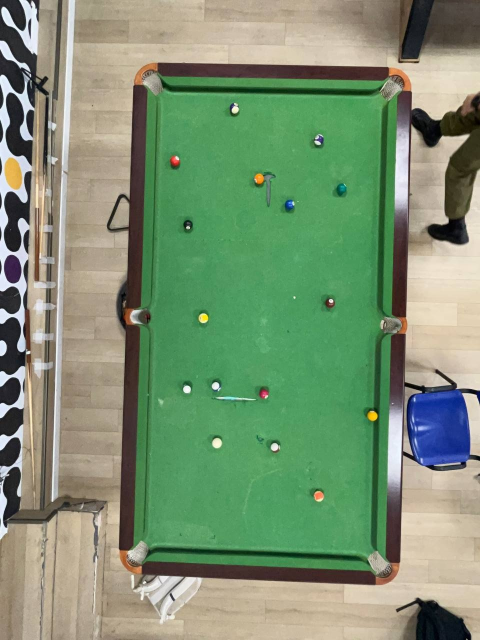
#> input picture pool_magdad/poc_table.jpg, 960 x 1280 px (shown at 1/2 size)
$ python -i image_processing_corner_with_numpy.py   (imports and definitions only)
#> lines starting #> are read from the running program, lines starting #| are printed output that depends on the picture; after the words box and inside, x2 and y2 are one past the last pixel; in counts of white or black regions, pixels touching at a corner belong together
import cv2
import numpy as np
from ultralytics import YOLO
import copy
import time
from scipy import signal
import math

TABLE_WIDTH = 255  # (cm)
TABLE_HEIGHT = 129  # (cm)
SCREEN_WIDTH = TABLE_WIDTH * 4
SCREEN_HEIGHT = TABLE_HEIGHT * 4


# ---------------------------------------------
# Corner Detection
# ---------------------------------------------

# ->
def remove_no_green_pixels(img):
    mask = (img[:, :, 1] > 150) & (img[:, :, 0] > 60) & (img[:, :, 2] > 80) & (img[:, :, 2] < 150)
    out = np.zeros(img.shape[0:3], dtype=int)
    out[mask] = 255

    return out


def preProcessing(imgGray):
    """ A function used to pre-process gray images to make it suitable to work with.

        Parameters: gray img (matrix): matrix image
        Returns: imgThres(matrix): Processed matrix image
    """
    img_uint8 = imgGray.astype(np.uint8)
    imgGray = cv2.cvtColor(img_uint8, cv2.COLOR_BGR2GRAY)
    # 2 - Denoise image
    imgBlur = cv2.fastNlMeansDenoising(imgGray, h=10)
    # imgBlur2 = cv2.GaussianBlur(imgGray,(5,5),1)  # another way of denoising

    # 3 - Removing unnecessary details such as writing
    kernel = cv2.getStructuringElement(cv2.MORPH_ELLIPSE, (3, 3))
    morph = cv2.morphologyEx(imgBlur, cv2.MORPH_CLOSE, kernel, iterations=5)

    # 4 - Edge detection using canny
    imgCanny = cv2.Canny(morph, 75, 200)
    # imgCanny2 = cv2.Canny(imgBlur,75,200) # without morph

    # 5- Extra preprocessing Dilation and Erosion( Mostly we don't needs them )
    kernel = np.ones((5, 5))
    imgDial = cv2.dilate(imgCanny, kernel, iterations=1)
    imgThres = cv2.erode(imgDial, kernel, iterations=1)
    return imgThres


def cornerDetector(img):
    """ A function used to highlight all the contours in the image and
        find the corners of the biggest one.

        Parameters: img (matrix): matrix image
        Returns: corners(Array): return the biggest contours corner pixel points
    """
    # biggest contours corner points saved in an array
    corners = np.array([])
    # initalize the max area
    maxArea = 0
    # calling method find contours to find all contours in the image
    contours, _ = cv2.findContours(img, cv2.RETR_EXTERNAL, cv2.CHAIN_APPROX_NONE)

    # loop through each contour in the image
    for cnt in contours:
        # svae its area size
        area = cv2.contourArea(cnt)
        # if area smaller than 6k ignore it
        if area > 6000:
            # if we want to see all contours uncomment this
            # cv2.drawContours(imgCopy, cnt, -1, (0, 0, 255), 2)
            # Calculate the contour curves length we need it for approximation points (the bigger the accurate)
            epsilon = 0.05 * cv2.arcLength(cnt, True)
            # An approximation of the edges points ( corner points)
            approx = cv2.approxPolyDP(cnt, epsilon, True)
            # if this contour has bigger area and it has 4 points edges ( meaning it is a square such as paper)
            if area > maxArea and len(approx) == 4:
                corners = approx
                maxArea = area
    return corners


# [47 lines left out: functions sortCorners, warper, not called in this run]


# ->
def binary_kernel(img):
    '''
    gets a gray scaled image
    finds areas with white
    returns gray scaled image (with binary values 0 or 255)
    '''

    PIXEL_AMOUNT_THRESHOLD = 5

    K_SIZE = 15

    kernel = np.ones((K_SIZE, K_SIZE, K_SIZE))

    sum_mat = signal.convolve(img, kernel, mode="same")
    # sum_mat = signal.convolve2d(img, kernel, mode="same")
    # sum_mat = (K_SIZE**2) * cv2.blur(img, K_SIZE)

    mask = sum_mat[:, :] >= PIXEL_AMOUNT_THRESHOLD * 255

    img[mask] = 255
    return img


def format_corners(corners):
    output = []
    for i in range(corners.shape[0]):
        output.append([int(corners[i, 0, 0]), int(corners[i, 0, 1])])

    output.sort(key=lambda x: x[0])
    return output


def corners_detection(img):
    # Output images size
    width = 960
    height = 1280
    # Reading input images
    new_img = remove_no_green_pixels(img)
    img = binary_kernel(new_img)
    # resizing image (for better quality)
    img1 = cv2.resize(img, (width, height))
    # Process image before detecting
    processedImg = preProcessing(img1)

    # Get corners points
    corners = cornerDetector(processedImg)
    return format_corners(corners)


# ---------------------------------------------
# Image Transformation
# ---------------------------------------------

# [267 lines left out: functions four_point_perspective_transformation, yolo_find_balls, separate_balls, find_center_box, shade_check, convert_to_binary_img_white and 8 more, not called in this run]


# [2 lines not run here, left out]

>>> import cv2
>>> picture = cv2.imread('pool_magdad/poc_table.jpg')
#> picture is the input picture: shape (1280, 960, 3); mean B, G, R 114.3, 145.4, 123.7
>>> result = corners_detection(picture)
#> in remove_no_green_pixels, `mask = (img[:, :, 1] > 150) & (img[:, :, 0] > 60) & (img[:, :, 2] > 80..`:
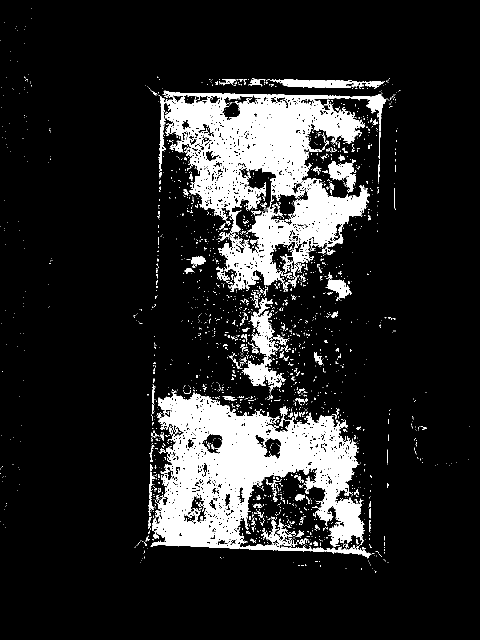
#> mask: shape (1280, 960) bool (shown at 1/2 size); 13.9% white; 2168 white regions (1986 under 20 px), largest, box (x1, y1, x2, y2) and area: (317, 181, 773, 584) 73187, (301, 778, 729, 1104) 70174, (500, 596, 560, 714) 2682
#> in binary_kernel, `sum_mat = signal.convolve(img, kernel, mode="same")`:
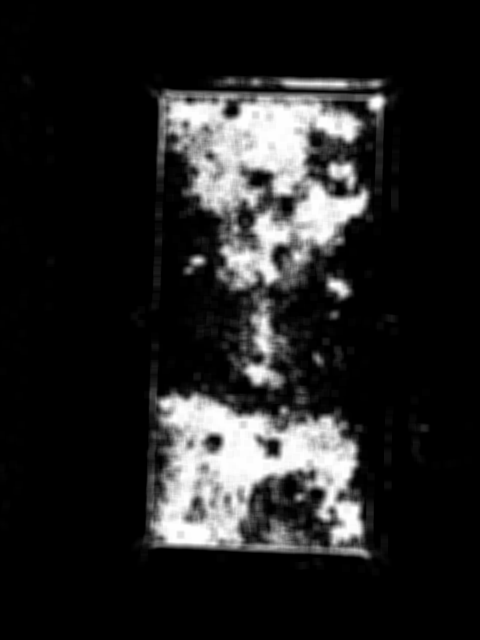
#> sum_mat: shape (1280, 960, 3) float64 (shown at 1/2 size); mean B, G, R 23911, 23911, 23911; drawn with min black and max white
#> in binary_kernel, `mask = sum_mat[:, :] >= PIXEL_AMOUNT_THRESHOLD * 255`:
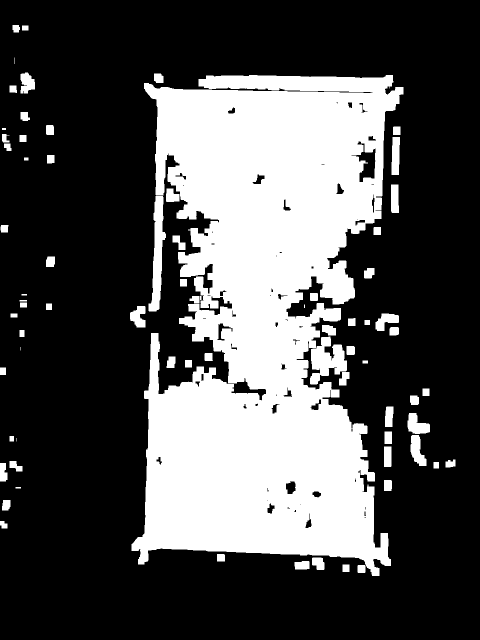
#> mask: shape (1280, 960, 3) bool (shown at 1/2 size); 31.3% white; 73 white regions (4 under 20 px), largest, box (x1, y1, x2, y2) and area: (263, 150, 807, 1152) 354525, (297, 392, 332, 623) 4041, (620, 673, 694, 769) 3994
#> in binary_kernel, `img[mask] = 255`: img: shape (1280, 960, 3) int64; 31.3% white; 149 white regions (80 under 20 px), largest, box (x1, y1, x2, y2) and area: (263, 150, 807, 1152) 354536, (297, 392, 332, 623) 4041, (620, 673, 694, 769) 3995
#> in preProcessing, `morph = cv2.morphologyEx(imgBlur, cv2.MORPH_CLOSE, kernel, iterations=5)`:
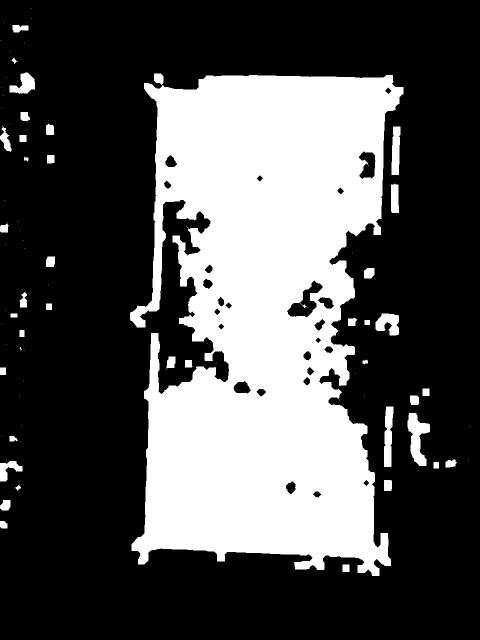
#> morph: shape (1280, 960) (shown at 1/2 size); 32.3% white; 80 white regions (41 under 20 px), largest, box (x1, y1, x2, y2) and area: (260, 147, 807, 1152) 379795, (815, 826, 860, 932) 2544, (768, 813, 787, 934) 1758
#> in preProcessing, `imgCanny = cv2.Canny(morph, 75, 200)`:
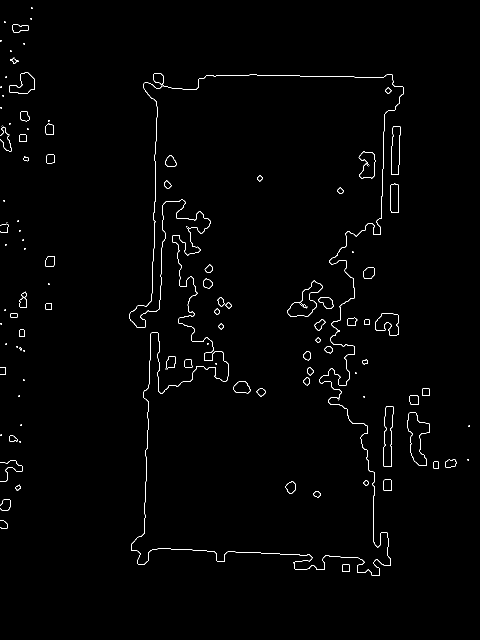
#> imgCanny: shape (1280, 960) (shown at 1/2 size); 0.96% white in thin lines or dots, all inside (x1, y1, x2, y2) = (0, 15, 940, 1152)
#> in preProcessing, `imgDial = cv2.dilate(imgCanny, kernel, iterations=1)`:
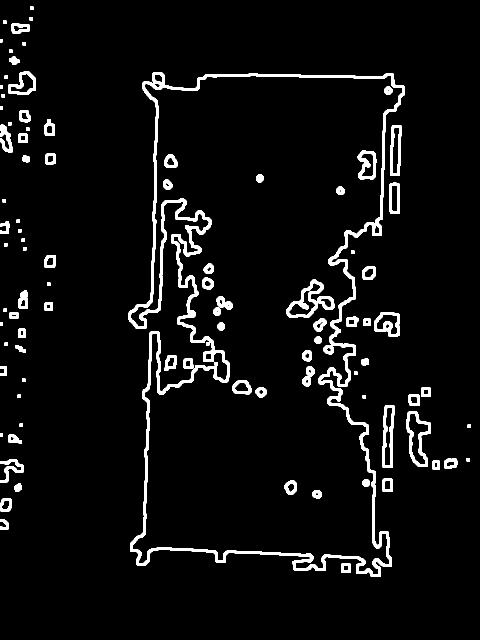
#> imgDial: shape (1280, 960) (shown at 1/2 size); 5% white; 93 white regions, largest, box (x1, y1, x2, y2) and area: (257, 144, 809, 1154) 32577, (572, 559, 670, 636) 2232, (812, 823, 862, 934) 1679
#> in preProcessing, `imgThres = cv2.erode(imgDial, kernel, iterations=1)`:
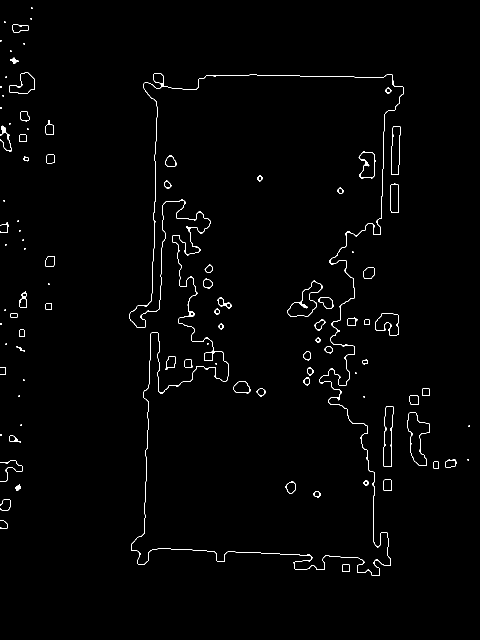
#> imgThres: shape (1280, 960) (shown at 1/2 size); 1.1% white in thin lines or dots, all inside (x1, y1, x2, y2) = (0, 15, 940, 1152)
#> in cornerDetector, `contours, _ = cv2.findContours(img, cv2.RETR_EXTERNAL, cv2.CHAIN_APPRO..`: contours = 73 contours, 36 with area under 20; largest, box (x1, y1, x2, y2) and area: (259, 146, 807, 1152) 388153, (814, 825, 860, 932) 2570, (767, 812, 787, 934) 1781, (750, 626, 798, 671) 1453, (782, 252, 801, 350) 1450
#> the loop in cornerDetector, `for cnt in contours:` made 73 passes
#> (area, epsilon, corners, maxArea) on pass 64: (388153, 286.9, [[309, 146], [262, 1100], [758, 1151], [806, 174]], 388153)
#> area on passes 1, 4, 5, 6, 7, 9: 207, 70.5, 345, 140, 39.5, 284
#> after the loop in cornerDetector, `for cnt in contours:`: maxArea = 388153
#> in corners_detection, `corners = cornerDetector(processedImg)`: corners = [[309, 146], [262, 1100], [758, 1151], [806, 174]]
#> result = [[262, 1100], [309, 146], [758, 1151], [806, 174]]

$ run again, on pool_magdad/dide_view.jpg
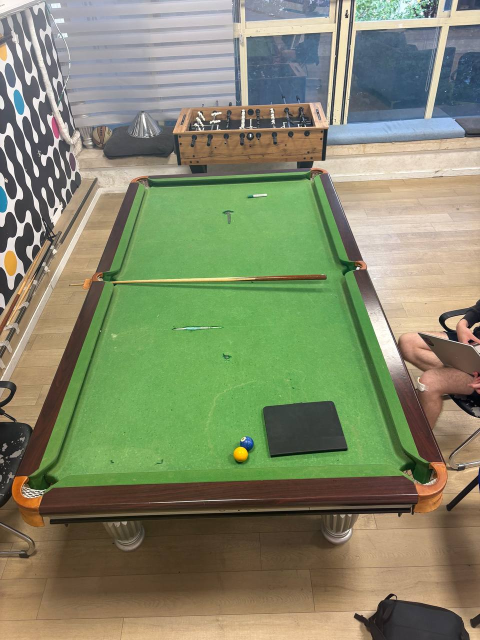
#> input picture pool_magdad/dide_view.jpg, 960 x 1280 px (shown at 1/2 size)
#> picture is the input picture: shape (1280, 960, 3); mean B, G, R 106.5, 136.5, 130.8
#> in remove_no_green_pixels, `mask = (img[:, :, 1] > 150) & (img[:, :, 0] > 60) & (img[:, :, 2] > 80..`:
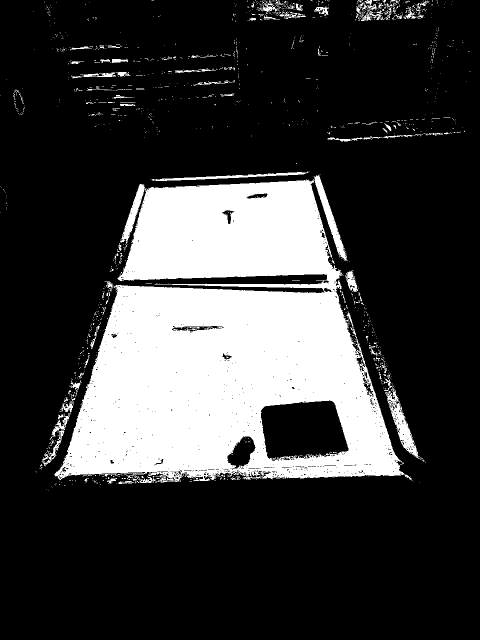
#> mask: shape (1280, 960) bool (shown at 1/2 size); 23% white; 1342 white regions (1243 under 20 px), largest, box (x1, y1, x2, y2) and area: (109, 359, 824, 966) 261143, (770, 774, 843, 920) 2602, (629, 350, 696, 522) 2297
#> img: shape (1280, 960, 3) int64; 34.6% white; 98 white regions (36 under 20 px), largest, box (x1, y1, x2, y2) and area: (65, 336, 858, 987) 346678, (182, 71, 487, 217) 14578, (648, 221, 937, 290) 11344
#> morph: shape (1280, 960); 35.6% white; 41 white regions (12 under 20 px), largest, box (x1, y1, x2, y2) and area: (65, 320, 858, 987) 349105, (82, 0, 502, 276) 43778, (648, 221, 937, 290) 12007
#> imgCanny: shape (1280, 960); 0.87% white in thin lines or dots, all inside (x1, y1, x2, y2) = (0, 0, 947, 987)
#> imgDial: shape (1280, 960); 4.6% white; 55 white regions, largest, box (x1, y1, x2, y2) and area: (62, 317, 860, 989) 15237, (79, 0, 504, 278) 12165, (817, 47, 947, 207) 4197
#> in preProcessing, `imgThres = cv2.erode(imgDial, kernel, iterations=1)`:
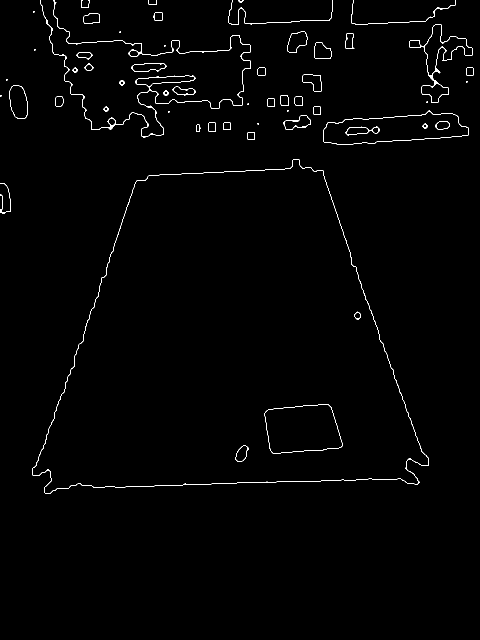
#> imgThres: shape (1280, 960) (shown at 1/2 size); 0.93% white in thin lines or dots, all inside (x1, y1, x2, y2) = (0, 0, 947, 987)
#> contours = 49 contours, 15 with area under 20; largest, box (x1, y1, x2, y2) and area: (64, 319, 858, 987) 362192, (647, 221, 937, 290) 13137, (819, 49, 945, 205) 5290, (81, 0, 502, 276) 2326, (19, 171, 56, 237) 1912
#> the loop in cornerDetector, `for cnt in contours:` made 49 passes
#> (area, epsilon, corners, maxArea) on pass 2: (362191.5, 137.5, [[645, 340], [272, 362], [90, 986], [838, 965]], 362191.5)
#> after the loop in cornerDetector, `for cnt in contours:`: maxArea = 362191.5
#> in corners_detection, `corners = cornerDetector(processedImg)`: corners = [[645, 340], [272, 362], [90, 986], [838, 965]]
#> result = [[90, 986], [272, 362], [645, 340], [838, 965]]
